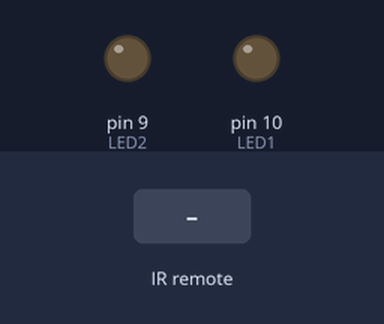
This sketch was run on a simulated Arduino Uno, built with avr-gcc and run on an emulated ATmega328P. Shown: output pins drawn as LEDs (lit = HIGH). The test bench sets the inputs (shaded band). What the sketch prints to the serial monitor is not drawn.

Above: at 1.2 s.
1.3 s: infrared code 0xFD08F7 received
At 1.7 s:
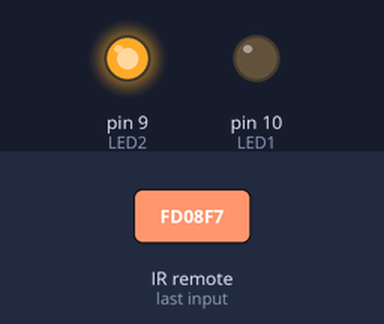
At 4.1 s:
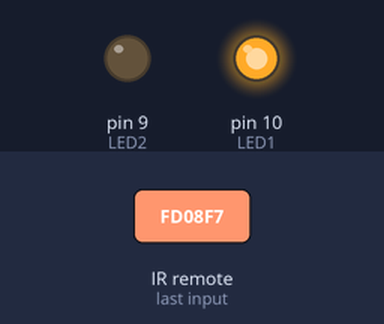
4.3 s: infrared code 0xFD8877 received
Timing chart, 0 to 13.3 s (numbered marks = the images above; inputs shaded):
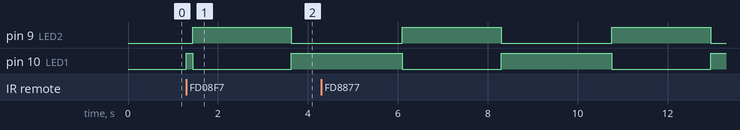

The sketch:

IR_test___LED.ino
```cpp
#include <IRremote.h>

// Define sensor pin
const int RECV_PIN = 4, LED1 = 10, LED2 = 9;
int i = 0, cli = 0;
// Define IR Receiver and Results Objects
IRrecv irrecv(RECV_PIN);
decode_results results;


void setup(){
  // Serial Monitor @ 9600 baud
  Serial.begin(9600);
  pinMode(LED1, OUTPUT);
  pinMode(LED2, OUTPUT);
  // Enable the IR Receiver
  irrecv.enableIRIn();
}

void loop(){
  if(cli == 1){
    if(i < 1000){
      digitalWrite(LED1, HIGH);
      digitalWrite(LED2, LOW);
    }
    else if(i > 2000){
      digitalWrite(LED1, LOW);
      digitalWrite(LED2, HIGH);
    }
    i++;
  }
  if(cli > 1) cli = 0;
  if (irrecv.decode(&results)){
    // Print Code in HEX
      //Serial.println(results.value);
      irrecv.resume();
      if(results.value == 16582903) cli++;//Serial.println("1");
      if(results.value == 16615543) Serial.println("2");
      if(results.value == 16599223) Serial.println("3");
      if(results.value == 16591063) Serial.println("4");
      if(results.value == 16623703) Serial.println("5");
      if(results.value == 16607383) Serial.println("6");
      if(results.value == 16586983) Serial.println("7");
      if(results.value == 16619623) Serial.println("8");
      if(results.value == 16603303) Serial.println("9");
  }
}
```

Measured:
- after the input at 1.3 s, pin 9 (LED2): LOW → HIGH after 0.13 s, → LOW 2.2 s later; pin 10 (LED1): LOW → HIGH at once, → LOW 0.13 s later, → HIGH 2.2 s later
